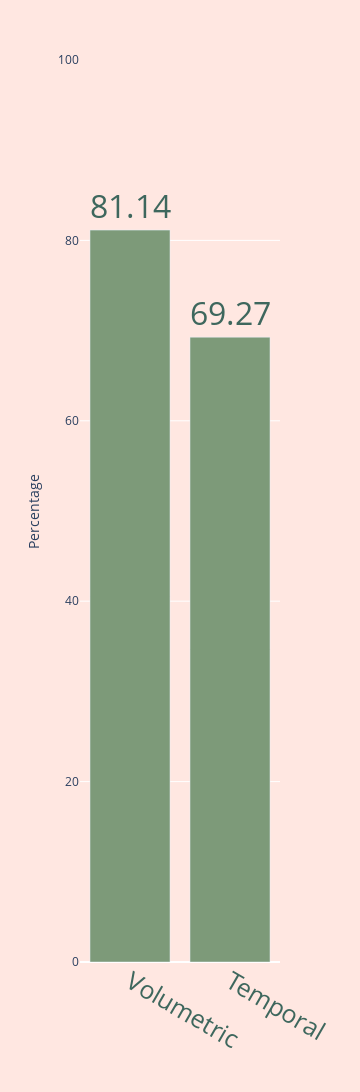

The cell this chart's notebook holds for it:
### Code cell
fig = px.bar(statistic_df, 
             x=statistic_df.index, 
             y='Score', 
             orientation='v',
             title='',
             labels={'Score': 'Percentage', 'Statistic': ''},
             text='Score',
             width=360,
             height=1400
             )

fig.update_traces(
    textposition='outside',
    marker_color='#7D9A79',              # Set the bar colour
    textfont=dict(color='#3E675D', size=32)  # Set text colour and increase text size
)

fig.update_xaxes(
    tickfont=dict(color='#3E675D', size=25)
)

fig.update_yaxes(
    range=[0, 100]
)

fig.update_layout(
    paper_bgcolor='#FFE7E1',  # Set the margin (paper) background colour
    plot_bgcolor='#FFE7E1'    # Set the plot background colour
)

fig.show()

### Figure 1 — Plotly figure (JSON) as saved in the notebook; plotly's stock layout.template omitted (floating-point values rounded to 4 significant figures)
{"data": [{"alignmentgroup": "True", "hovertemplate": "=%{x}<br>Percentage=%{text}<extra></extra>", "legendgroup": "", "marker": {"color": "#7D9A79", "pattern": {"shape": ""}}, "name": "", "offsetgroup": "", "orientation": "v", "showlegend": false, "text": [81.14, 69.27], "textfont": {"color": "#3E675D", "size": 32}, "textposition": "outside", "type": "bar", "x": ["Volumetric", "Temporal"], "xaxis": "x", "y": [81.14, 69.27], "yaxis": "y"}], "layout": {"barmode": "relative", "height": 1400, "legend": {"tracegroupgap": 0}, "margin": {"t": 60}, "paper_bgcolor": "#FFE7E1", "plot_bgcolor": "#FFE7E1", "width": 360, "xaxis": {"anchor": "y", "domain": [0, 1], "tickfont": {"color": "#3E675D", "size": 25}, "title": {"text": ""}}, "yaxis": {"anchor": "x", "domain": [0, 1], "range": [0, 100], "title": {"text": "Percentage"}}}}
